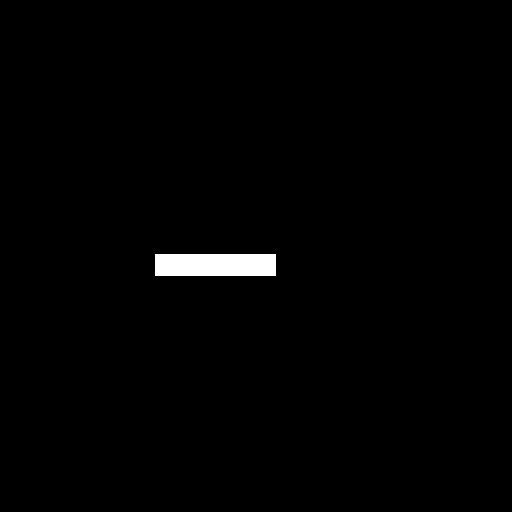
%> input picture 测试图像1.tiff, 512 x 512 px
$ octave FLYPY.m   (GNU Octave 9; MATLAB toolbox functions it lacks are replaced by stand-ins)
%> lines starting %> are read from the running program, lines starting %| are printed output that depends on the picture; in (x1, y1, x2, y2) boxes, pixels count from 0 and x2, y2 are one past the last pixel; in counts of white or black regions, pixels touching at a corner belong together; the program's own positions count from 1
close all;
clear all;
clc;
s=imread('测试图像1.tiff');%读入原图像
%> s is the input picture: size 512x512 uint8; 1% white; 1 white region, box (x1, y1, x2, y2) and area: (155, 254, 276, 276) 2662
%i=rgb2gray(s)
i=double(i)
j=fft2(i);                        %傅里叶变换
k=fftshift(j);                  % 直流分量移到频谱中心
l=log(abs(k));                    %对数变换
m=fftshift(j);                     %直流分量移到频谱中心
RR=real(m);                        %取傅里叶变换的实部
II=imag(m);                         %取傅里叶变换的虚部
A=sqrt(RR.^2+II.^2);                %计算频谱府幅值
A=(A-min(min(A)))/(max(max(A)))*255;  % 归一化
b=circshift(s,[800 450]);  %对图像矩阵im中的数据进行移位操作
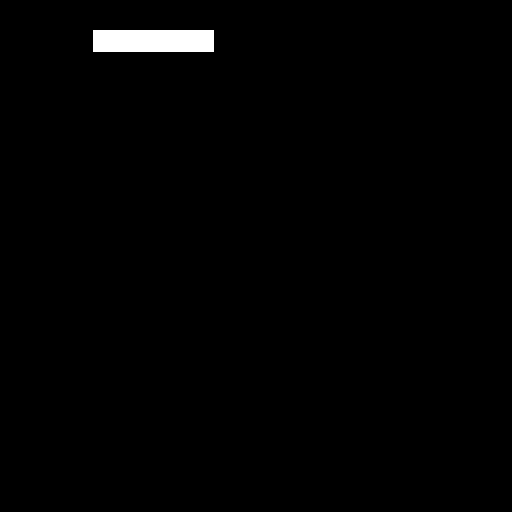
%> b: size 512x512 uint8; 1% white; 1 white region, box (x1, y1, x2, y2) and area: (93, 30, 214, 52) 2662
%b=rgb2gray(b)
b=double(b)
c=fft2(b);                        %傅里叶变换
e=fftshift(c);                  % 直流分量移到频谱中心
l=log(abs(e));                    %对数变换
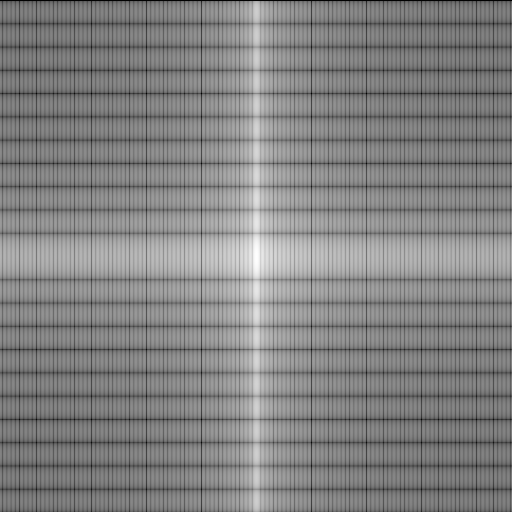
%> l: size 512x512 double; 0.2% of the values are NaN or infinite; the others: min -2.67, max 13.43, mean 5.57; drawn with min black, max white, NaN and infinite black
f=fftshift(c);                     %直流分量移到频谱中心
WW=real(f);                        %取傅里叶变换的实部B
ZZ=imag(f);                         %取傅里叶变换的虚部
B=sqrt(WW.^2+ZZ.^2);                %计算频谱府幅值
B=(B-min(min(B)))/(max(max(B)))*255;  % 归一化
subplot(2,2,1);imshow(s);title('原图像')
subplot(2,2,2);imshow(uint8(b));;title('平移图像')
subplot(2,2,3);imshow(A);title('离散傅里叶频谱');
subplot(2,2,4);imshow(B);title('平移图像离散傅里叶频谱')
%> after `imshow(B)`:
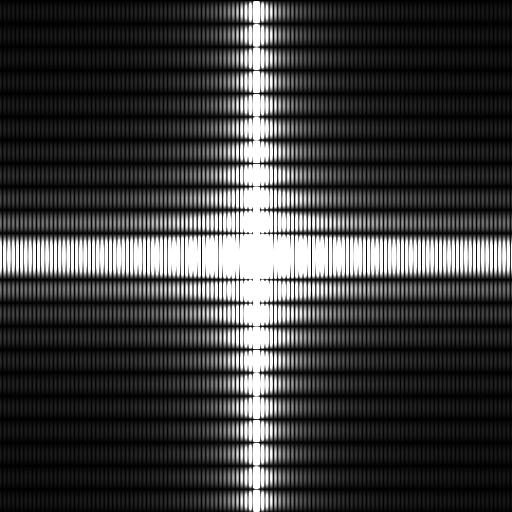
%> displayed picture: size 512x512, on the screen's scale of 0 to 255; min 0, max 255, mean 57.9
%> after `title('平移图像离散傅里叶频谱')`:
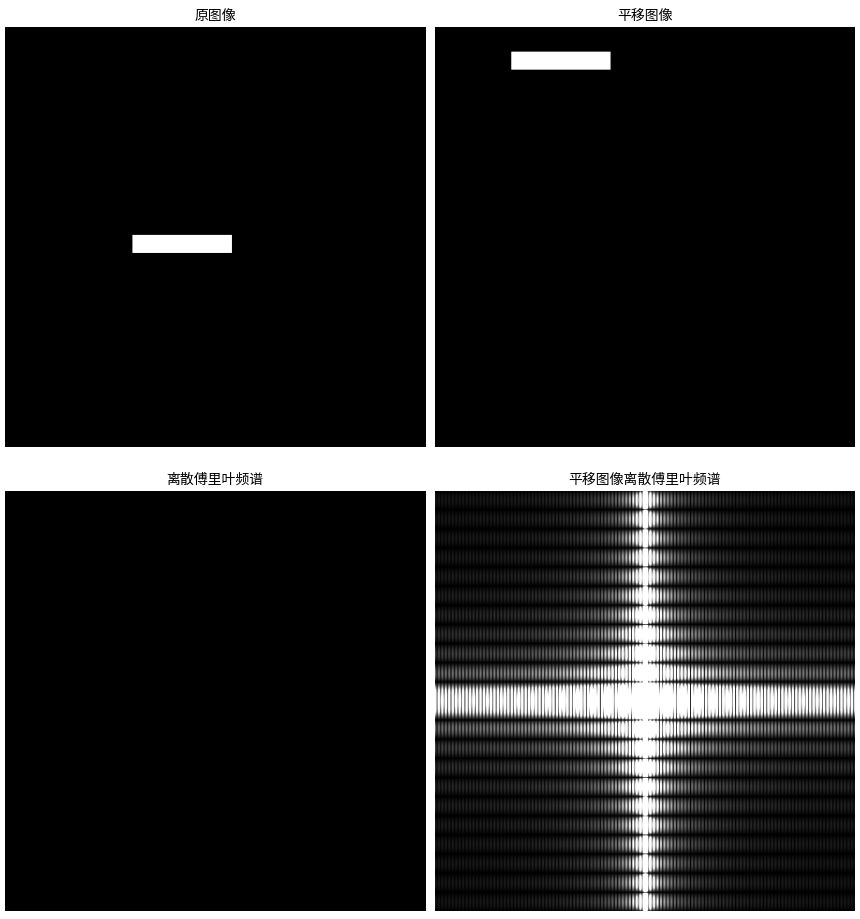
%> figure redrawn from the program's plot data, 4 panels
